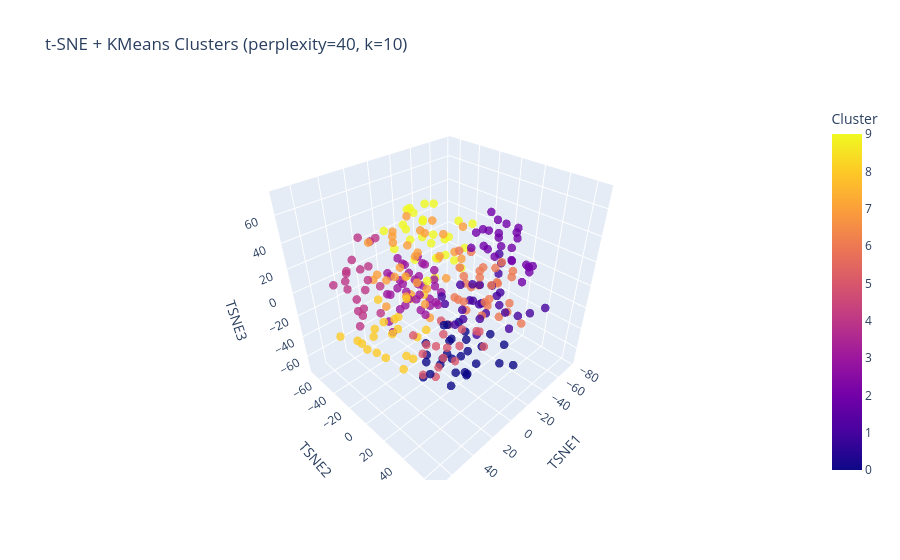

The notebook cell this image was saved under:
### Code cell
visualize_tsne_clusters(
    "logic/results/embeddings.csv",
    perplexity=40,
    n_clusters=10,
    max_points=800,
)

### Figure 1 — Plotly figure (JSON) as saved in the notebook; plotly's stock layout.template omitted (floating-point values rounded to 4 significant figures; data arrays with more than 128 entries replaced by an {"elided": "..."} marker saying what was removed)
{"data": [{"customdata": {"elided": "264x2 str values"}, "hovertemplate": "TSNE1=%{x}<br>TSNE2=%{y}<br>TSNE3=%{z}<br>학수번호=%{customdata[0]}<br>text=%{customdata[1]}<br>Cluster=%{marker.color}<extra></extra>", "legendgroup": "", "marker": {"color": {"elided": "264 int values"}, "coloraxis": "coloraxis", "opacity": 0.8, "size": 5, "symbol": "circle"}, "mode": "markers", "name": "", "scene": "scene", "showlegend": false, "type": "scatter3d", "x": {"elided": "264 float values"}, "y": {"elided": "264 float values"}, "z": {"elided": "264 float values"}}], "layout": {"coloraxis": {"colorbar": {"title": {"text": "Cluster"}}, "colorscale": [[0, "#0d0887"], [0.1111, "#46039f"], [0.2222, "#7201a8"], [0.3333, "#9c179e"], [0.4444, "#bd3786"], [0.5556, "#d8576b"], [0.6667, "#ed7953"], [0.7778, "#fb9f3a"], [0.8889, "#fdca26"], [1, "#f0f921"]]}, "legend": {"tracegroupgap": 0}, "scene": {"domain": {"x": [0, 1], "y": [0, 1]}, "xaxis": {"title": {"text": "TSNE1"}}, "yaxis": {"title": {"text": "TSNE2"}}, "zaxis": {"title": {"text": "TSNE3"}}}, "title": {"text": "t-SNE + KMeans Clusters (perplexity=40, k=10)"}}}
